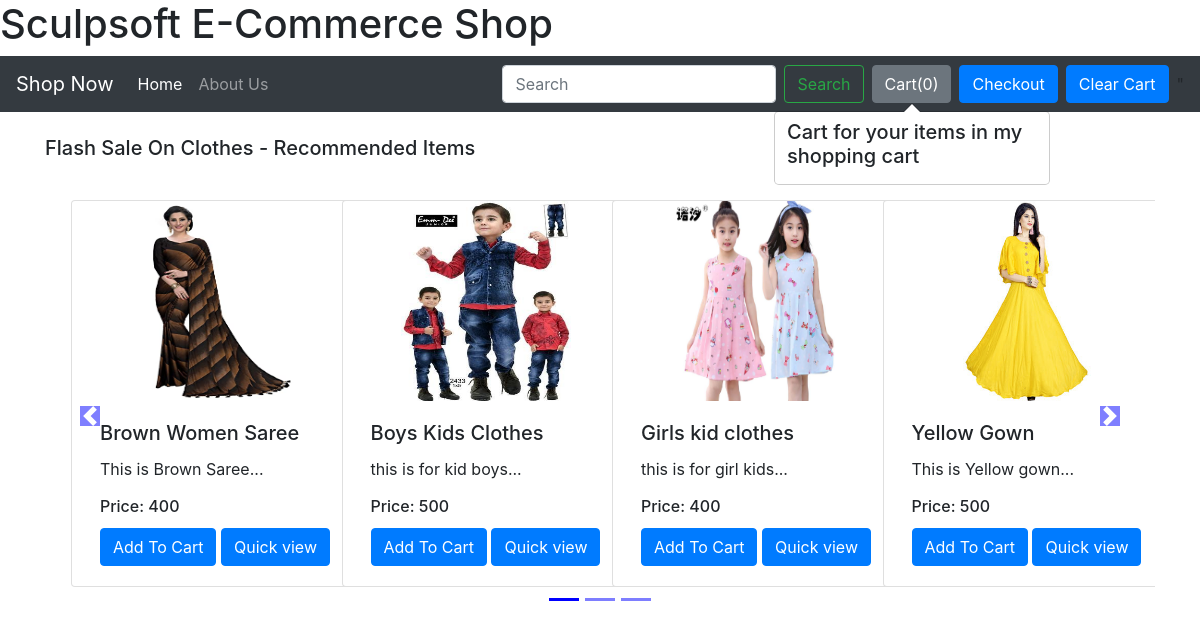
/Shop/, run on the app's committed database.
### Shop/models.py (models this page shows)
class Product(models.Model):
    product_id = models.AutoField
    product_name = models.CharField(max_length=50)
    category=models.CharField(max_length=50,default=" ")
    sub_category=models.CharField(max_length=50,default=" ")
    price=models.IntegerField(default=" ")
    desc=models.CharField(max_length=1000)
    pub_date=models.DateField()
    image=models.ImageField(upload_to="Shop/images",default=" ")
    category_choices = (
        ('Electronics', 'Electronics'),
        ('Clothes', 'Clothes')
    )
    sub_category_choice = (
        ('Electronics', 'Mobile'),
        ('Electronics', 'TV'),
        ('Clothes', 'Men s clothes'),
        ('Clothes', 'Women s clothes')
    )
    category = MultiSelectField(choices=category_choices)
    sub_category = MultiSelectField(choices=sub_category_choice)
    def __str__(self):
        return self.product_name

### Shop/views.py (the view)
# urls.py: path('', views.index)
def index(request):
    products=Product.objects.all()
    print(products)
    allprods=[]
    prod=Product.objects.filter()
    n=len(prod)
    nSlides = n//4+ceil((n/4)-(n//4))
    allprods.append([prod,range(1,nSlides),nSlides])
    params = {'allprods': allprods}
    return render(request,'Shop/index.html',params)

### Shop/Templates/Shop/index.html (shortened to what this page needs)
{% extends 'Shop/basic.html' %}
{% block body %}
{% load static %}
<div class="container">
    {% for product,range,nSlides in allprods %}
    <h5 class="my-4">Flash Sale On {{product.0.category}} - Recommended Items</h5>
    <div class="row">
        <div id="demo{{forloop.counter}}" class="col carousel slide my-3" data-ride="carousel">
            <ul class="carousel-indicators">
                <li data-target="#demo{{forloop.counter}}" data-slide-to="0" class="active"></li>
                {% for i in range %}
                <li data-target="#demo{{forloop.parentloop.counter}}" data-slide-to="{{i}}"></li>
                {% endfor %}
            </ul>
            <div class="container carousel-inner no-padding">
                <div class="carousel-item active">
                    {% for i in product %}
                    <div class="col-xs-3 col-sm-3 col-md-3">
                        <div class="card align-items-center" style="width :18rem;">
                            <img src='/media/{{i.image}}' class="card-img-top" alt="...">
                            <div class="card-body">
                                <h5 class="card-title" id="namepr{{i.id}}">{{i.product_name}}</h5>
                                <p class="card-text">{{i.desc|slice:"0:53"}}...</p>
                                <h6 class="card-title" >Price: <span id="pricepr{{i.id}}">{{i.price}}</span></h6>
                                <span id="divpr{{i.id}}" class="divpr">
                                    <button id="pr{{i.id}}" class="btn btn-primary cart">Add To Cart</button>
                                </span>
                                <a href="/Shop/products/{{i.id}}">
                                    <button id="qv{{i.id}}" class="btn btn-primary cart">Quick view</button></a>
                            </div>
                        </div>
                    </div>
                    {% if forloop.counter|divisibleby:4 and forloop.counter > 0 and not forloop.last %}
                </div>
                    {% endif %}
                    {% endfor %}
            </div>
        </div>
        <a class="carousel-control-prev" href="#demo{{forloop.counter}}" data-slide="prev">
            <span class="carousel-control-prev-icon"></span>
        </a>
        <a class="carousel-control-next" href="#demo{{forloop.counter}}" data-slide="next">
            <span class="carousel-control-next-icon"></span>
        </a>
    </div>
    {% endfor %}
</div>
{% endblock %}

### Shop/Templates/Shop/basic.html (shortened to what this page needs)
<!doctype html>
<html lang="en">
  <head>
    <link rel="stylesheet" href="https://stackpath.bootstrapcdn.com/bootstrap/4.4.1/css/bootstrap.min.css">
  </head>
  <body>
    <h1>Sculpsoft E-Commerce Shop</h1>
    {% load static %}
    <nav class="navbar navbar-expand-lg navbar-dark bg-dark">
      <a class="navbar-brand" href="/Shop">Shop Now</a>
      <div class="collapse navbar-collapse" id="navbarSupportedContent">
        <ul class="navbar-nav mr-auto">
          <li class="nav-item active">
            <a class="nav-link" href="/Shop">Home <span class="sr-only">(current)</span></a>
          </li>
          <li class="nav-item">
            <a class="nav-link" href="/Shop/about">About Us</a>
          </li>
          </ul>
        <form method='get' action='/Shop/search/' class="form-inline my-2 my-lg-0">
          <input class="form-control mr-sm-2" type="search" placeholder="Search" aria-label="Search" name="search" id="search">
          <button class="btn btn-outline-success my-2 my-sm-0" type="submit">Search</button>
        </form>
        <button type="button" class="btn btn-secondary mx-2" id="popcart" data-container="body" data-toggle="popover" data-placement="bottom" data-html="true" data-content="Vivamus
sagittis lacus vel augue laoreet rutrum faucibus.">
  Cart(<span id="cart">0</span>)<a href='/Shop/checkout'>
          <button id ='checkout' class='btn btn-primary'>Checkout</button> </a>
          <button id='clearCart' class='btn btn-primary mx-2' onclick='clearCart()' >Clear Cart</button>"
</button>
      </div>
</nav>
    {% block body%}the body{% endblock %}
  </body>
</html>

### data on the page
Product: category "Clothes", image (picture), product_name "Brown Women Saree", desc "This is Brown Saree", price "400"
Product: image (picture), product_name "Boys Kids Clothes", desc "this is for kid boys", price "500"
Product: image (picture), product_name "Girls kid clothes", desc "this is for girl kids", price "400"
Product: image (picture), product_name "Yellow Gown", desc "This is Yellow gown", price "500"
